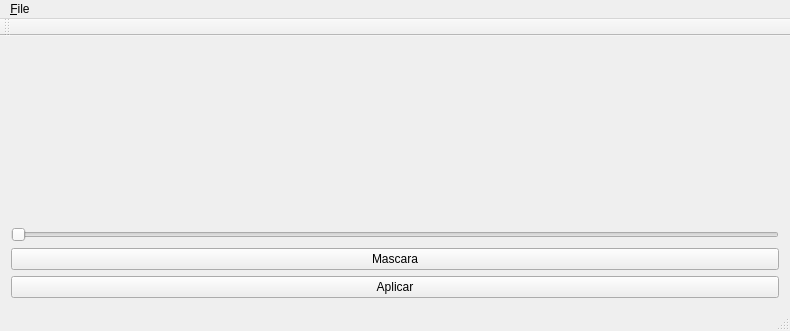
<?xml version="1.0" encoding="UTF-8"?>
<ui version="4.0">
 <class>MainWindow</class>
 <widget class="QMainWindow" name="MainWindow">
  <property name="geometry">
   <rect>
    <x>0</x>
    <y>0</y>
    <width>790</width>
    <height>331</height>
   </rect>
  </property>
  <property name="windowTitle">
   <string>MainWindow</string>
  </property>
  <widget class="QWidget" name="centralWidget">
   <layout class="QVBoxLayout" name="verticalLayout">
    <item>
     <layout class="QHBoxLayout" name="horizontalLayout">
      <item>
       <widget class="QVTKWidget" name="qVTKOriginal1" native="true">
        <property name="sizePolicy">
         <sizepolicy hsizetype="Expanding" vsizetype="MinimumExpanding">
          <horstretch>0</horstretch>
          <verstretch>0</verstretch>
         </sizepolicy>
        </property>
       </widget>
      </item>
      <item>
       <widget class="QVTKWidget" name="qVTKOriginal2" native="true">
        <property name="sizePolicy">
         <sizepolicy hsizetype="Expanding" vsizetype="MinimumExpanding">
          <horstretch>0</horstretch>
          <verstretch>0</verstretch>
         </sizepolicy>
        </property>
       </widget>
      </item>
      <item>
       <widget class="QVTKWidget" name="qVTKOriginal3" native="true">
        <property name="sizePolicy">
         <sizepolicy hsizetype="Expanding" vsizetype="MinimumExpanding">
          <horstretch>0</horstretch>
          <verstretch>0</verstretch>
         </sizepolicy>
        </property>
       </widget>
      </item>
     </layout>
    </item>
    <item>
     <layout class="QHBoxLayout" name="horizontalLayout_2">
      <item>
       <widget class="QVTKWidget" name="qVTKEdited1" native="true">
        <property name="sizePolicy">
         <sizepolicy hsizetype="Expanding" vsizetype="MinimumExpanding">
          <horstretch>0</horstretch>
          <verstretch>0</verstretch>
         </sizepolicy>
        </property>
       </widget>
      </item>
      <item>
       <widget class="QVTKWidget" name="qVTKEdited2" native="true">
        <property name="sizePolicy">
         <sizepolicy hsizetype="Expanding" vsizetype="MinimumExpanding">
          <horstretch>0</horstretch>
          <verstretch>0</verstretch>
         </sizepolicy>
        </property>
       </widget>
      </item>
      <item>
       <widget class="QVTKWidget" name="qVTKEdited3" native="true">
        <property name="sizePolicy">
         <sizepolicy hsizetype="Expanding" vsizetype="MinimumExpanding">
          <horstretch>0</horstretch>
          <verstretch>0</verstretch>
         </sizepolicy>
        </property>
        <property name="autoFillBackground">
         <bool>false</bool>
        </property>
       </widget>
      </item>
     </layout>
    </item>
    <item>
     <widget class="QLabel" name="label">
      <property name="text">
       <string/>
      </property>
     </widget>
    </item>
    <item>
     <widget class="QSlider" name="horizontalSlider">
      <property name="enabled">
       <bool>true</bool>
      </property>
      <property name="orientation">
       <enum>Qt::Horizontal</enum>
      </property>
     </widget>
    </item>
    <item>
     <widget class="QPushButton" name="pushButton_Mascara">
      <property name="text">
       <string>Mascara</string>
      </property>
     </widget>
    </item>
    <item>
     <widget class="QPushButton" name="pushButton">
      <property name="text">
       <string>Aplicar</string>
      </property>
     </widget>
    </item>
   </layout>
  </widget>
  <widget class="QMenuBar" name="menuBar">
   <property name="geometry">
    <rect>
     <x>0</x>
     <y>0</y>
     <width>790</width>
     <height>20</height>
    </rect>
   </property>
   <widget class="QMenu" name="menu_File">
    <property name="title">
     <string>&amp;File</string>
    </property>
    <addaction name="separator"/>
    <addaction name="separator"/>
    <addaction name="actionOpen"/>
    <addaction name="separator"/>
    <addaction name="actionSave"/>
    <addaction name="separator"/>
    <addaction name="actionExit"/>
    <addaction name="separator"/>
    <addaction name="actionMultiplicar"/>
   </widget>
   <addaction name="menu_File"/>
  </widget>
  <widget class="QStatusBar" name="statusBar"/>
  <widget class="QToolBar" name="toolBar">
   <property name="windowTitle">
    <string>toolBar</string>
   </property>
   <attribute name="toolBarArea">
    <enum>TopToolBarArea</enum>
   </attribute>
   <attribute name="toolBarBreak">
    <bool>false</bool>
   </attribute>
  </widget>
  <action name="actionExit">
   <property name="text">
    <string>Exit</string>
   </property>
  </action>
  <action name="actionSave">
   <property name="text">
    <string>Save</string>
   </property>
  </action>
  <action name="actionOpen">
   <property name="text">
    <string>Open</string>
   </property>
  </action>
  <action name="actionMultiplicar">
   <property name="text">
    <string>Multiplicar</string>
   </property>
  </action>
 </widget>
 <layoutdefault spacing="6" margin="11"/>
 <customwidgets>
  <customwidget>
   <class>QVTKWidget</class>
   <extends>QWidget</extends>
   <header location="global">QVTKWidget.h</header>
   <container>1</container>
   <slots>
    <slot>sopenimage()</slot>
   </slots>
  </customwidget>
 </customwidgets>
 <resources/>
 <connections>
  <connection>
   <sender>horizontalSlider</sender>
   <signal>valueChanged(int)</signal>
   <receiver>label</receiver>
   <slot>setNum(int)</slot>
   <hints>
    <hint type="sourcelabel">
     <x>239</x>
     <y>215</y>
    </hint>
    <hint type="destinationlabel">
     <x>24</x>
     <y>237</y>
    </hint>
   </hints>
  </connection>
 </connections>
</ui>
